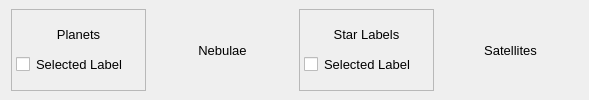
      <widget class="QFrame" name="wThirdRow">
       <layout class="QHBoxLayout" name="horizontalLayout_11">
        <property name="spacing">
         <number>9</number>
        </property>
        <property name="topMargin">
         <number>9</number>
        </property>
        <property name="bottomMargin">
         <number>9</number>
        </property>
        <item>
         <widget class="QFrame" name="frame_2">
          <property name="minimumSize">
           <size>
            <width>135</width>
            <height>0</height>
           </size>
          </property>
          <property name="maximumSize">
           <size>
            <width>135</width>
            <height>16777215</height>
           </size>
          </property>
          <property name="frameShape">
           <enum>QFrame::StyledPanel</enum>
          </property>
          <property name="frameShadow">
           <enum>QFrame::Raised</enum>
          </property>
          <layout class="QVBoxLayout" name="verticalLayout_12">
           <property name="spacing">
            <number>0</number>
           </property>
           <property name="leftMargin">
            <number>0</number>
           </property>
           <property name="topMargin">
            <number>0</number>
           </property>
           <property name="rightMargin">
            <number>0</number>
           </property>
           <property name="bottomMargin">
            <number>0</number>
           </property>
           <item>
            <layout class="QVBoxLayout" name="verticalLayout_11">
             <property name="spacing">
              <number>6</number>
             </property>
             <item>
              <widget class="QPushButton" name="btnPlanets">
               <property name="styleSheet">
                <string notr="true">QPushButton { 
     border-style: inset;
     border-width: 1px;
     border-radius:5px;
	 padding: 3px;
     border-style: solid;
     border-width: 1px;
     border-radius:5px;
     border-color: palette(button);
	 padding: 3px;
     font-size: 10pt;
}

QPushButton:checked { 
     border-color: palette(dark);
    background-color: qradialgradient(cx: 0.7, cy: 1.4, fx: 0.7, fy: 1.9, radius: 1.5, stop: 0 rgb(255, 255, 0), stop: 1 transparent );
}

QPushButton:pressed { 
     border-color: palette(dark);
     background-color: qradialgradient(cx: 0.7, cy: 1.4, fx: 0.7, fy: 1.9, radius: 1.5, stop: 0 palette(dark), stop: 1 transparent );
}

</string>
               </property>
               <property name="text">
                <string>Planets</string>
               </property>
               <property name="icon">
                <iconset resource="../../data/mainRes.qrc">
                 <normaloff>:/graphicGui/gui/btPlanets-off.png</normaloff>:/graphicGui/gui/btPlanets-off.png</iconset>
               </property>
               <property name="checkable">
                <bool>true</bool>
               </property>
              </widget>
             </item>
             <item>
              <widget class="QCheckBox" name="chSelectedPlanet">
               <property name="styleSheet">
                <string notr="true">QCheckBox { 
     border-style: inset;
     border-width: 1px;
     border-radius:5px;
	 padding: 3px;
     border-style: solid;
     border-width: 1px;
     border-radius:5px;
     border-color: palette(button);
	 padding: 3px;
     font-size: 10pt;
}

QCheckBox:checked { 
     border-color: palette(dark);
    background-color: qradialgradient(cx: 0.7, cy: 1.4, fx: 0.7, fy: 1.9, radius: 1.5, stop: 0 rgb(255, 255, 0), stop: 1 transparent );
}

QCheckBox:pressed { 
     border-color: palette(dark);
     background-color: qradialgradient(cx: 0.7, cy: 1.4, fx: 0.7, fy: 1.9, radius: 1.5, stop: 0 palette(dark), stop: 1 transparent );
}

</string>
               </property>
               <property name="text">
                <string>Selected Label</string>
               </property>
              </widget>
             </item>
            </layout>
           </item>
          </layout>
         </widget>
        </item>
        <item>
         <widget class="QPushButton" name="btnNebulae">
          <property name="minimumSize">
           <size>
            <width>135</width>
            <height>40</height>
           </size>
          </property>
          <property name="maximumSize">
           <size>
            <width>135</width>
            <height>16777215</height>
           </size>
          </property>
          <property name="styleSheet">
           <string notr="true">QPushButton { 
     border-style: inset;
     border-width: 1px;
     border-radius:5px;
	 padding: 3px;
     border-style: solid;
     border-width: 1px;
     border-radius:5px;
     border-color: palette(button);
	 padding: 3px;
     font-size: 10pt;
}

QPushButton:checked { 
     border-color: palette(dark);
    background-color: qradialgradient(cx: 0.7, cy: 1.4, fx: 0.7, fy: 1.9, radius: 1.5, stop: 0 rgb(255, 255, 0), stop: 1 transparent );
}

QPushButton:pressed { 
     border-color: palette(dark);
     background-color: qradialgradient(cx: 0.7, cy: 1.4, fx: 0.7, fy: 1.9, radius: 1.5, stop: 0 palette(dark), stop: 1 transparent );
}

</string>
          </property>
          <property name="text">
           <string>Nebulae</string>
          </property>
          <property name="icon">
           <iconset resource="../../data/mainRes.qrc">
            <normaloff>:/graphicGui/gui/btNebula-off.png</normaloff>:/graphicGui/gui/btNebula-off.png</iconset>
          </property>
          <property name="iconSize">
           <size>
            <width>32</width>
            <height>32</height>
           </size>
          </property>
          <property name="checkable">
           <bool>true</bool>
          </property>
         </widget>
        </item>
        <item>
         <widget class="QFrame" name="frame">
          <property name="minimumSize">
           <size>
            <width>135</width>
            <height>0</height>
           </size>
          </property>
          <property name="maximumSize">
           <size>
            <width>135</width>
            <height>16777215</height>
           </size>
          </property>
          <property name="frameShape">
           <enum>QFrame::StyledPanel</enum>
          </property>
          <property name="frameShadow">
           <enum>QFrame::Raised</enum>
          </property>
          <layout class="QVBoxLayout" name="verticalLayout_10">
           <property name="spacing">
            <number>0</number>
           </property>
           <property name="leftMargin">
            <number>0</number>
           </property>
           <property name="topMargin">
            <number>0</number>
           </property>
           <property name="rightMargin">
            <number>0</number>
           </property>
           <property name="bottomMargin">
            <number>0</number>
           </property>
           <item>
            <layout class="QVBoxLayout" name="verticalLayout_9">
             <property name="spacing">
              <number>6</number>
             </property>
             <item>
              <widget class="QPushButton" name="btnStarLabels">
               <property name="styleSheet">
                <string notr="true">QPushButton { 
     border-style: inset;
     border-width: 1px;
     border-radius:5px;
	 padding: 3px;
     border-style: solid;
     border-width: 1px;
     border-radius:5px;
     border-color: palette(button);
	 padding: 3px;
     font-size: 10pt;
}

QPushButton:checked { 
     border-color: palette(dark);
    background-color: qradialgradient(cx: 0.7, cy: 1.4, fx: 0.7, fy: 1.9, radius: 1.5, stop: 0 rgb(255, 255, 0), stop: 1 transparent );
}

QPushButton:pressed { 
     border-color: palette(dark);
     background-color: qradialgradient(cx: 0.7, cy: 1.4, fx: 0.7, fy: 1.9, radius: 1.5, stop: 0 palette(dark), stop: 1 transparent );
}

</string>
               </property>
               <property name="text">
                <string>Star Labels</string>
               </property>
               <property name="icon">
                <iconset resource="../../data/mainRes.qrc">
                 <normaloff>:/graphicGui/gui/btCardinalPoints-off.png</normaloff>:/graphicGui/gui/btCardinalPoints-off.png</iconset>
               </property>
               <property name="checkable">
                <bool>true</bool>
               </property>
              </widget>
             </item>
             <item>
              <widget class="QCheckBox" name="chSelectedStar">
               <property name="styleSheet">
                <string notr="true">QCheckBox { 
     border-style: inset;
     border-width: 1px;
     border-radius:5px;
	 padding: 3px;
     border-style: solid;
     border-width: 1px;
     border-radius:5px;
     border-color: palette(button);
	 padding: 3px;
     font-size: 10pt;
}

QCheckBox:checked { 
     border-color: palette(dark);
    background-color: qradialgradient(cx: 0.7, cy: 1.4, fx: 0.7, fy: 1.9, radius: 1.5, stop: 0 rgb(255, 255, 0), stop: 1 transparent );
}

QCheckBox:pressed { 
     border-color: palette(dark);
     background-color: qradialgradient(cx: 0.7, cy: 1.4, fx: 0.7, fy: 1.9, radius: 1.5, stop: 0 palette(dark), stop: 1 transparent );
}

</string>
               </property>
               <property name="text">
                <string>Selected Label</string>
               </property>
              </widget>
             </item>
            </layout>
           </item>
          </layout>
         </widget>
        </item>
        <item>
         <widget class="QPushButton" name="btnSatllites">
          <property name="minimumSize">
           <size>
            <width>135</width>
            <height>40</height>
           </size>
          </property>
          <property name="maximumSize">
           <size>
            <width>135</width>
            <height>16777215</height>
           </size>
          </property>
          <property name="styleSheet">
           <string notr="true">QPushButton { 
     border-style: inset;
     border-width: 1px;
     border-radius:5px;
	 padding: 3px;
     border-style: solid;
     border-width: 1px;
     border-radius:5px;
     border-color: palette(button);
	 padding: 3px;
     font-size: 10pt;
}

QPushButton:checked { 
     border-color: palette(dark);
    background-color: qradialgradient(cx: 0.7, cy: 1.4, fx: 0.7, fy: 1.9, radius: 1.5, stop: 0 rgb(255, 255, 0), stop: 1 transparent );
}

QPushButton:pressed { 
     border-color: palette(dark);
     background-color: qradialgradient(cx: 0.7, cy: 1.4, fx: 0.7, fy: 1.9, radius: 1.5, stop: 0 palette(dark), stop: 1 transparent );
}

</string>
          </property>
          <property name="text">
           <string>Satellites</string>
          </property>
          <property name="icon">
           <iconset resource="../../plugins/Satellites/Satellites.qrc">
            <normaloff>:/satellites/satellite_hint.png</normaloff>:/satellites/satellite_hint.png</iconset>
          </property>
          <property name="iconSize">
           <size>
            <width>32</width>
            <height>32</height>
           </size>
          </property>
          <property name="checkable">
           <bool>true</bool>
          </property>
          <property name="checked">
           <bool>false</bool>
          </property>
         </widget>
        </item>
       </layout>
      </widget>
